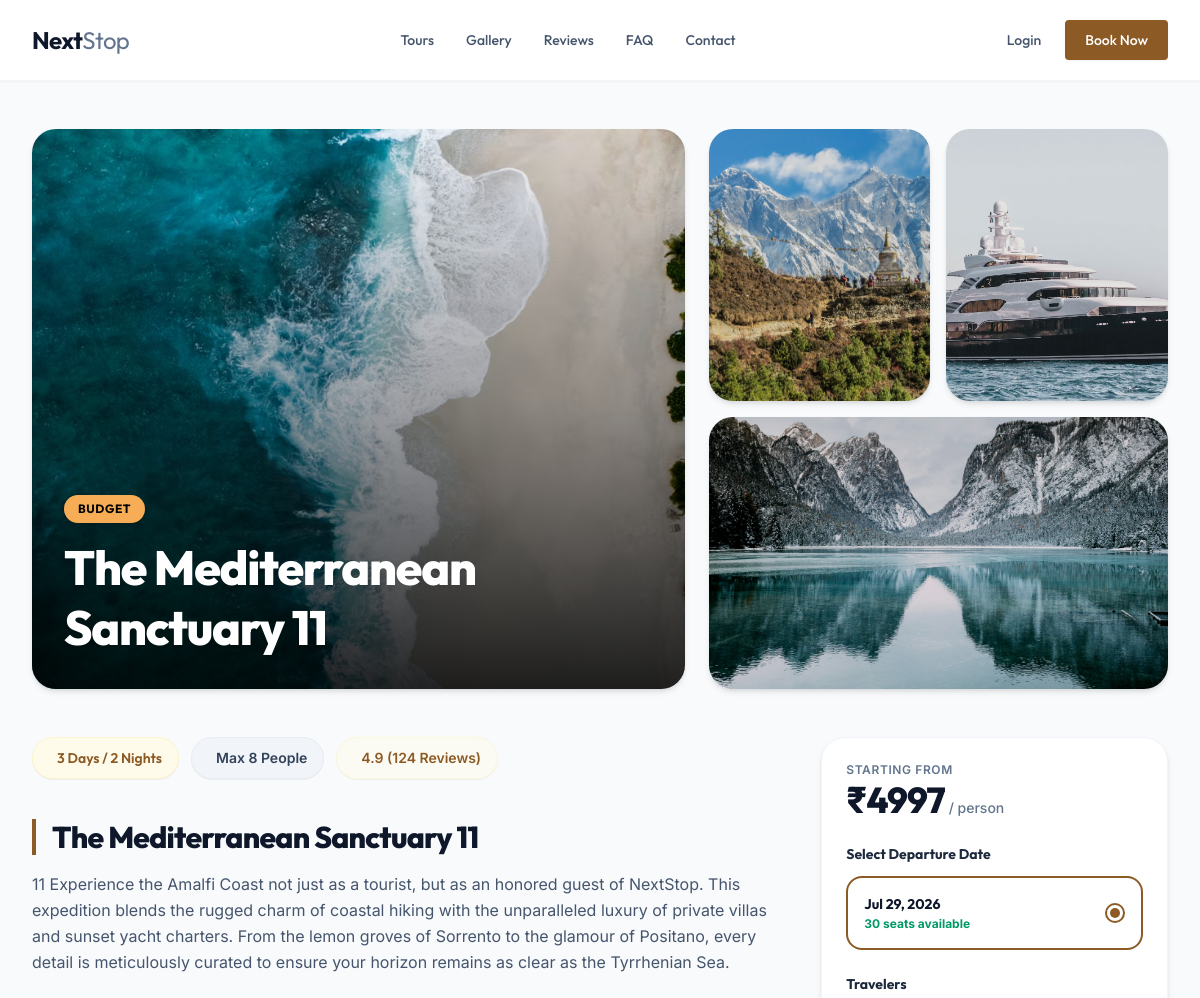
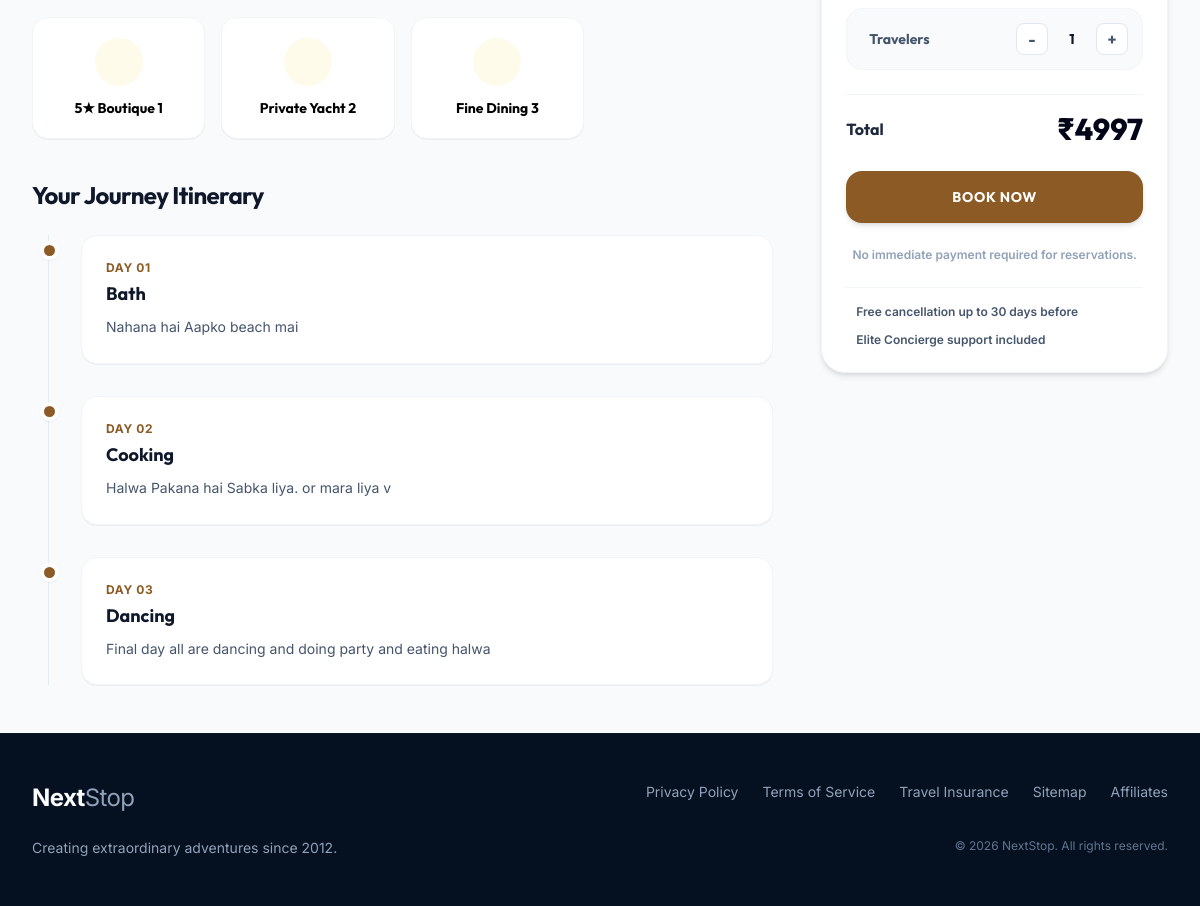
The app's page /packages/package_detail/1/ with its own data (2 pictures, top to bottom).
### packages/models.py (models this page shows)
class Packages(models.Model):
  TAG_LINE = (
    ('Adventure', 'Adventure'),
    ('Relaxation', 'Relaxation'),
    ('Cultural', 'Cultural'),
    ('Romantic', 'Romantic'),
    ('Family', 'Family'),
    ('Luxury', 'Luxury'),
    ('Budget', 'Budget'),
    ('Best Seller', 'Best Seller'),
    ('None', 'None')
  )
  CATEGORY = (
    ('Beach', 'Beach'),
    ('Adventure', 'Adventure'),
    ('Culture', 'Culture'),
    ('Diving', 'Diving')
  )
  tag_line = models.CharField(max_length=100, choices=TAG_LINE, default='None')
  category = models.CharField(max_length=100, default='Uncategorized')
  location = models.CharField(max_length=255)
  mini_title = models.CharField(max_length=255)
  total_days = models.IntegerField()
  total_nights = models.IntegerField()
  starting_price = models.FloatField()
  max_people = models.IntegerField()
  main_title = models.CharField(max_length=255)
  description = models.TextField()
  category = models.CharField(max_length=100, choices=CATEGORY)
  created_at = models.DateTimeField(auto_now_add=True)

class PackagesFeatures(models.Model):
  package = models.ForeignKey(Packages, on_delete=models.CASCADE, related_name='features')
  feature = models.CharField(max_length=255)
  created_at = models.DateTimeField(auto_now_add=True)

class PackagesItinerary(models.Model):
  package = models.ForeignKey(Packages, on_delete=models.CASCADE, related_name='itineraries')
  day_number = models.IntegerField()
  title = models.CharField(max_length=255)
  description = models.TextField()
  created_at = models.DateTimeField(auto_now_add=True)

class PackagesDepartureDate(models.Model):
  package = models.ForeignKey(Packages, on_delete=models.CASCADE, related_name='departure_dates')
  departure_date = models.DateField()
  total_seats = models.IntegerField()
  available_seats = models.IntegerField()
  created_at = models.DateTimeField(auto_now_add=True)

### packages/views.py (the view)
# urls.py: path("package_detail/<int:packages_id>/", views.packages_detail_page , name="packages_detail_page"),
def packages_detail_page(request, packages_id):
  data = package_detail_data_inJSON(request, packages_id)
  return render(request, 'packages/packages_detail_page.html', {
    'packages_data': data,
  })

### packages/templates/packages/packages_detail_page.html (shortened to what this page needs)
{% extends 'layout/index.html' %}
{% load static %}
{% block main_content %}
<div class="max-w-7xl mx-auto px-4 sm:px-6 lg:px-8 py-8 md:py-12">
  <div class="grid grid-cols-1 lg:grid-cols-12 gap-4 lg:gap-6 mb-8 lg:mb-12">
    <div class="{% if packages_data.images|length > 1 %}lg:col-span-7{% else %}lg:col-span-12{% endif %} relative h-[320px] sm:h-[400px] md:h-[480px] lg:h-[560px] rounded-3xl overflow-hidden group shadow-md">
      {% if packages_data.images.0 %}
      <img src="{{ packages_data.images.0 }}" alt="{{ packages_data.mini_title }}" class="w-full h-full object-cover transition-transform duration-700 group-hover:scale-105" />
      {% else %}
      <img src="{% static 'images/placeholder.jpg' %}" alt="Placeholder" class="w-full h-full object-cover transition-transform duration-700 group-hover:scale-105" />
      {% endif %}
      <div class="absolute inset-0 bg-gradient-to-t from-black/85 via-black/35 to-transparent"></div>
      <div class="absolute bottom-6 left-6 right-6 md:bottom-8 md:left-8 md:right-8">
        <span class="inline-block bg-[#F6AD55] text-black text-xs font-bold px-3.5 py-1.5 rounded-full uppercase tracking-wider mb-3.5 shadow-sm">
          {{ packages_data.tag_line }}
        </span>
        <h1 class="text-3xl md:text-4xl lg:text-5xl font-extrabold text-white leading-tight tracking-tight drop-shadow-xs">
          {{ packages_data.main_title }}
        </h1>
      </div>
    </div>
    {% if packages_data.images|length > 1 %}
    <div class="lg:col-span-5 grid grid-cols-2 grid-rows-2 gap-4 h-[300px] sm:h-[360px] md:h-[420px] lg:h-[560px]">
      <div class="relative rounded-3xl overflow-hidden group shadow-md {% if packages_data.images|length == 2 %}col-span-2 row-span-2{% elif packages_data.images|length == 3 %}row-span-2{% endif %}">
        <div class="absolute inset-0 bg-black/10 group-hover:bg-black/0 transition-colors duration-300"></div>
      </div>
      {% if packages_data.images|length > 2 %}
      <div class="relative rounded-3xl overflow-hidden group shadow-md {% if packages_data.images|length == 3 %}row-span-2{% endif %}">
        <div class="absolute inset-0 bg-black/10 group-hover:bg-black/0 transition-colors duration-300"></div>
      </div>
      {% endif %}
      {% if packages_data.images|length > 3 %}
      <div class="col-span-2 relative rounded-3xl overflow-hidden group shadow-md">
        <div class="absolute inset-0 bg-black/10 group-hover:bg-black/0 transition-colors duration-300"></div>
      </div>
      {% endif %}
    </div>
    {% endif %}
  </div>
  <div class="grid grid-cols-1 lg:grid-cols-12 gap-8 lg:gap-12">
    <div class="lg:col-span-8 space-y-10">
      <div class="flex flex-wrap gap-3">
        <span class="inline-flex items-center px-4 py-2.5 rounded-full text-sm font-semibold bg-amber-50 text-[#8c5a24] border border-amber-100/80 shadow-2xs">
          {{ packages_data.total_days }} Days / {{ packages_data.total_nights }} Nights
        </span>
        <span class="inline-flex items-center px-4 py-2.5 rounded-full text-sm font-semibold bg-slate-100 text-slate-700 border border-slate-200/60 shadow-2xs font-inter">
          Max {{ packages_data.max_people }} People
        </span>
        <span class="inline-flex items-center px-4 py-2.5 rounded-full text-sm font-semibold bg-amber-50/50 text-[#8c5a24] border border-amber-100/50 shadow-2xs font-inter">
          4.9 (124 Reviews)
        </span>
      </div>
      <div class="space-y-4">
        <div class="border-l-4 border-[#8c5a24] pl-4">
          <h2 class="text-2xl md:text-3xl font-extrabold text-slate-900 tracking-tight">
            {{ packages_data.main_title }}
          </h2>
        </div>
        <p class="text-slate-600 leading-relaxed text-base font-inter">
          {{ packages_data.description }}
        </p>
      </div>
      <div class="grid grid-cols-2 md:grid-cols-4 gap-4">
        {% for feature in packages_data.features %}
        <div class="flex flex-col items-center justify-center p-5 bg-white border border-slate-100 rounded-2xl shadow-2xs text-center hover:shadow-xs transition-all duration-300">
          <div class="w-12 h-12 rounded-full bg-amber-50 flex items-center justify-center mb-3">
          </div>
          <span class="text-sm font-bold text-slate-850">{{ feature.feature }}</span>
        </div>
        {% endfor %}
      </div>
      <div class="space-y-6">
        <h3 class="text-2xl font-bold text-slate-900 tracking-tight">Your Journey Itinerary</h3>
        <div class="relative border-l border-slate-200/80 ml-4 pl-8 space-y-8">
          {% for item in packages_data.itineraries %}
          <div class="relative">
            <div class="absolute -left-[41.5px] top-1.5 w-[19px] h-[19px] rounded-full bg-[#8c5a24] border-4 border-white shadow-xs"></div>
            <div class="bg-white border border-slate-100 rounded-2xl p-6 shadow-2xs hover:shadow-xs transition-all duration-300">
              <span class="text-xs font-bold text-[#8c5a24] uppercase tracking-wider block mb-1 font-inter">Day {{ item.day_number|stringformat:"02d" }}</span>
              <h4 class="text-lg font-bold text-slate-900 mb-2">{{ item.title }}</h4>
              <p class="text-slate-600 text-sm leading-relaxed font-inter">
                {{ item.description }}
              </p>
            </div>
          </div>
          {% endfor %}
        </div>
      </div>
    </div>
    <div class="lg:col-span-4">
      <div class="lg:sticky lg:top-24 bg-white border border-slate-100 rounded-3xl p-6 shadow-md space-y-6">
        <div>
          <span class="text-slate-500 text-xs font-semibold block mb-0.5 uppercase tracking-wider font-inter">Starting from</span>
          <div class="flex items-baseline space-x-1">
            <span class="text-4xl font-extrabold text-slate-900 tracking-tight">₹{{ packages_data.starting_price|floatformat:"0" }}</span>
            <span class="text-slate-500 text-sm font-medium font-inter">/ person</span>
          </div>
        </div>
        <div class="space-y-3">
          <span class="block text-sm font-bold text-slate-800">Select Departure Date</span>
          {% for date in packages_data.departure_dates %}
          <label class="relative flex items-center justify-between p-4 bg-white {% if forloop.first %}border-2 border-[#8c5a24]{% else %}border border-slate-200{% endif %} rounded-2xl cursor-pointer hover:bg-slate-50/50 transition-colors select-none group date-option" id="date-opt-{{ forloop.counter }}">
            <div class="flex flex-col">
              <span class="text-sm font-bold text-slate-900">{{ date.departure_date|date:"M d, Y" }}</span>
              <span class="text-xs {% if date.available_seats < 10 %}text-amber-700{% else %}text-emerald-600{% endif %} font-bold mt-0.5 font-inter">
                {% if date.available_seats < 10 %}Only {{ date.available_seats }} spots left!{% else %}{{ date.available_seats }} seats available{% endif %}
              </span>
            </div>
            <div class="w-5 h-5 rounded-full {% if forloop.first %}border-2 border-[#8c5a24]{% else %}border border-slate-300{% endif %} flex items-center justify-center bg-white group-hover:scale-105 transition-transform date-indicator" id="radio-indicator-{{ forloop.counter }}">
              <div class="w-2.5 h-2.5 rounded-full {% if forloop.first %}bg-[#8c5a24]{% else %}bg-transparent{% endif %}"></div>
            </div>
          </label>
          {% empty %}
          <div class="text-sm text-slate-500 italic">No departure dates available.</div>
          {% endfor %}
        </div>
        <div class="space-y-3">
          <span class="block text-sm font-bold text-slate-800">Travelers</span>
          <div class="flex items-center justify-between p-3.5 bg-slate-50 rounded-2xl border border-slate-100">
            <div class="flex items-center space-x-2 text-slate-600">
              <span class="text-sm font-bold">Travelers</span>
            </div>
            <div class="flex items-center space-x-3">
              <button type="button" id="btn-minus" class="w-8 h-8 rounded-lg bg-white border border-slate-200 flex items-center justify-center text-slate-600 hover:bg-slate-100 hover:border-slate-300 active:scale-95 transition-all font-bold select-none">
                -
              </button>
              <span id="travelers-count" class="text-sm font-bold text-slate-900 w-6 text-center select-none">1</span>
              <button type="button" id="btn-plus" class="w-8 h-8 rounded-lg bg-white border border-slate-200 flex items-center justify-center text-slate-600 hover:bg-slate-100 hover:border-slate-300 active:scale-95 transition-all font-bold select-none">
                +
              </button>
            </div>
          </div>
        </div>
        <div class="border-t border-slate-100 pt-4 flex items-center justify-between">
          <span class="text-base font-bold text-slate-800">Total</span>
          <span id="total-price" class="text-3xl font-extrabold text-slate-950">₹{{ packages_data.starting_price|floatformat:"0" }}</span>
        </div>
        <a href="{% url 'payment_page' packages_data.id %}" class="block w-full bg-[#8c5a24] hover:bg-[#72491d] text-white font-bold py-4 px-6 rounded-2xl transition-all duration-200 shadow-md hover:shadow-lg active:scale-[0.98] text-center text-sm uppercase tracking-wider">
          Book Now
        </a>
        <span class="block text-center text-xs text-slate-400 font-semibold font-inter">No immediate payment required for reservations.</span>
        <div class="border-t border-slate-100 pt-4 space-y-3">
          <div class="flex items-start space-x-2.5 text-xs text-slate-600 font-semibold font-inter">
            <span>Free cancellation up to 30 days before</span>
          </div>
          <div class="flex items-start space-x-2.5 text-xs text-slate-600 font-semibold font-inter">
            <span>Elite Concierge support included</span>
          </div>
        </div>
      </div>
    </div>
  </div>
</div>
{% endblock %}

### templates/layout/index.html (style rules this page uses)
body { font-family: 'Outfit', 'Inter', sans-serif; }
.font-inter { font-family: 'Inter', sans-serif; }

### records on screen
Packages: tag_line "BUDGET", main_title "The Mediterranean Sanctuary 11", description "11 Experience the Amalfi Coast not just as a tourist, but as an honored guest of NextStop. This expedition blends the rugged charm of coastal hiking with the unparalleled luxury of private villas and sunset yacht charters. From the lemon groves of Sorrento to the glamour of Positano, every detail is meticulously curated to ensure your horizon remains as clear as the Tyrrhenian Sea.", starting_price "4997"
PackagesFeatures: feature "5★ Boutique 1"
PackagesFeatures: feature "Private Yacht 2"
PackagesFeatures: feature "Fine Dining 3"
PackagesItinerary: title "Bath", description "Nahana hai Aapko beach mai"
PackagesItinerary: title "Cooking", description "Halwa Pakana hai Sabka liya. or mara liya v"
PackagesItinerary: title "Dancing", description "Final day all are dancing and doing party and eating halwa"
PackagesDepartureDate: departure_date "Jul 29, 2026"

### other values on screen
{{ packages_data.total_days }} "3"
{{ packages_data.total_nights }} "2"
{{ packages_data.max_people }} "8"
{{ item.day_number|stringformat:"02d" }} "01" "02" "03"
{{ date.available_seats }} "30"
